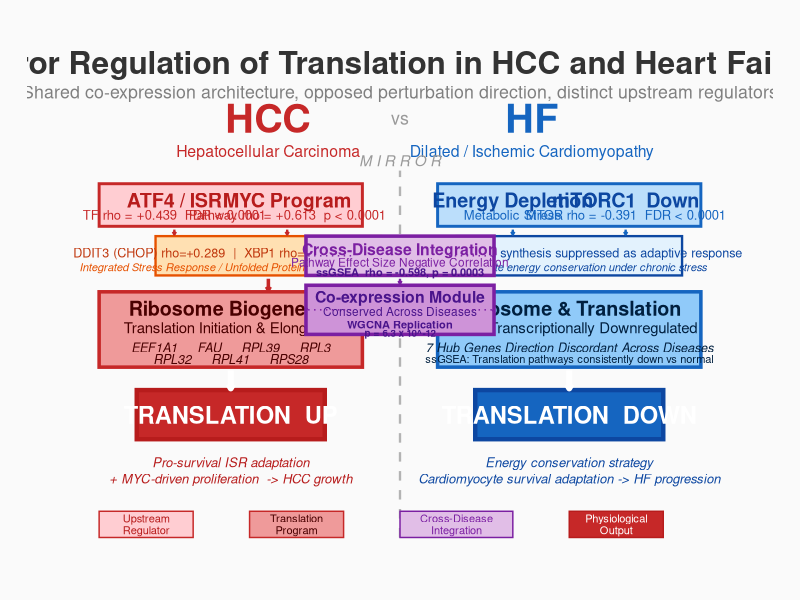

Generate this figure with R:
library(ggplot2)

PROJ_DIR <- "D:/R_projects/revision_analysis"

# Colors
h_red   <- "#C62828"
h_light <- "#FFCDD2"
h_mid   <- "#EF9A9A"
h_dark  <- "#B71C1C"
b_blue  <- "#1565C0"
b_light <- "#BBDEFB"
b_mid   <- "#90CAF9"
b_dark  <- "#0D47A1"
m_purp  <- "#7B1FA2"
m_light <- "#E1BEE7"

p <- ggplot()

# Title
p <- p + annotate("text", x=0, y=16.5, label="Mirror Regulation of Translation in HCC and Heart Failure", fontface="bold", size=8, color="grey20")
p <- p + annotate("text", x=0, y=15.6, label="Shared co-expression architecture, opposed perturbation direction, distinct upstream regulators", size=4.5, color="grey50")

# Disease headers
p <- p + annotate("text", x=-3.5, y=14.8, label="HCC", fontface="bold", size=10, color=h_red)
p <- p + annotate("text", x=3.5, y=14.8, label="HF", fontface="bold", size=10, color=b_blue)
p <- p + annotate("text", x=0, y=14.8, label="vs", size=4.5, color="grey60")
p <- p + annotate("text", x=-3.5, y=13.8, label="Hepatocellular Carcinoma", size=4, color=h_red)
p <- p + annotate("text", x=3.5, y=13.8, label="Dilated / Ischemic Cardiomyopathy", size=4, color=b_blue)

# Divider
p <- p + annotate("segment", x=0, xend=0, y=2, yend=13.2, linetype="dashed", color="grey70", linewidth=0.8)
p <- p + annotate("text", x=0, y=13.5, label="M I R R O R", size=3.8, color="grey60", fontface="italic")

# =============== LEFT: HCC ===============

# Upstream TFs
p <- p + annotate("rect", xmin=-8, xmax=-1, ymin=11.5, ymax=12.8, fill=h_light, color=h_red, linewidth=1)
p <- p + annotate("text", x=-6, y=12.3, label="ATF4 / ISR", fontface="bold", size=5, color=h_dark)
p <- p + annotate("text", x=-6, y=11.85, label="TF rho = +0.439  FDR < 0.0001", size=3.3, color=h_red)
p <- p + annotate("text", x=-3, y=12.3, label="MYC Program", fontface="bold", size=5, color=h_dark)
p <- p + annotate("text", x=-3, y=11.85, label="Pathway rho = +0.613  p < 0.0001", size=3.3, color=h_red)

# Stress mediators
p <- p + annotate("rect", xmin=-6.5, xmax=-0.5, ymin=10.0, ymax=11.2, fill="#FFE0B2", color="#E65100", linewidth=0.8)
p <- p + annotate("text", x=-3.5, y=10.7, label="DDIT3 (CHOP) rho=+0.289  |  XBP1 rho=+0.162  |  HIF1A rho=-0.417", size=3.2, color="#BF360C")
p <- p + annotate("text", x=-3.5, y=10.25, label="Integrated Stress Response / Unfolded Protein Response / Hypoxia Feedback", size=2.8, color="#E65100", fontface="italic")

# Translation
p <- p + annotate("rect", xmin=-8, xmax=-1, ymin=7.2, ymax=9.5, fill=h_mid, color=h_red, linewidth=1.2)
p <- p + annotate("text", x=-4.5, y=9.0, label="Ribosome Biogenesis", fontface="bold", size=5, color="#4A0000")
p <- p + annotate("text", x=-4.5, y=8.4, label="Translation Initiation & Elongation", size=3.8, color="#4A0000")
p <- p + annotate("text", x=-4.5, y=7.8, label="EEF1A1     FAU     RPL39     RPL3", size=3.2, color="#4A0000", fontface="italic")
p <- p + annotate("text", x=-4.5, y=7.45, label="RPL32     RPL41     RPS28", size=3.2, color="#4A0000", fontface="italic")

# Output
p <- p + annotate("rect", xmin=-7, xmax=-2, ymin=5.0, ymax=6.5, fill=h_red, color=h_dark, linewidth=1.5)
p <- p + annotate("text", x=-4.5, y=5.75, label="TRANSLATION  UP", fontface="bold", size=6, color="white")

p <- p + annotate("text", x=-4.5, y=4.3, label="Pro-survival ISR adaptation", size=3.3, color=h_dark, fontface="italic")
p <- p + annotate("text", x=-4.5, y=3.8, label="+ MYC-driven proliferation  -> HCC growth", size=3.3, color=h_dark, fontface="italic")

# =============== RIGHT: HF ===============

# Upstream stress
p <- p + annotate("rect", xmin=1, xmax=8, ymin=11.5, ymax=12.8, fill=b_light, color=b_blue, linewidth=1)
p <- p + annotate("text", x=3, y=12.3, label="Energy Depletion", fontface="bold", size=5, color=b_dark)
p <- p + annotate("text", x=3, y=11.85, label="Metabolic Stress", size=3.3, color=b_blue)
p <- p + annotate("text", x=6, y=12.3, label="mTORC1  Down", fontface="bold", size=5, color=b_dark)
p <- p + annotate("text", x=6, y=11.85, label="MTOR rho = -0.391  FDR < 0.0001", size=3.3, color=b_blue)

# Adaptation
p <- p + annotate("rect", xmin=1.5, xmax=7.5, ymin=10.0, ymax=11.2, fill="#E3F2FD", color=b_dark, linewidth=0.8)
p <- p + annotate("text", x=4.5, y=10.7, label="ATP-costly protein synthesis suppressed as adaptive response", size=3.2, color=b_dark)
p <- p + annotate("text", x=4.5, y=10.25, label="Cardiomyocyte energy conservation under chronic stress", size=2.8, color=b_dark, fontface="italic")

# Translation
p <- p + annotate("rect", xmin=1, xmax=8, ymin=7.2, ymax=9.5, fill=b_mid, color=b_blue, linewidth=1.2)
p <- p + annotate("text", x=4.5, y=9.0, label="Ribosome & Translation", fontface="bold", size=5, color="#002040")
p <- p + annotate("text", x=4.5, y=8.4, label="Genes Transcriptionally Downregulated", size=3.8, color="#002040")
p <- p + annotate("text", x=4.5, y=7.8, label="7 Hub Genes Direction Discordant Across Diseases", size=3.2, color="#002040", fontface="italic")
p <- p + annotate("text", x=4.5, y=7.45, label="ssGSEA: Translation pathways consistently down vs normal", size=2.8, color="#002040")

# Output
p <- p + annotate("rect", xmin=2, xmax=7, ymin=5.0, ymax=6.5, fill=b_blue, color=b_dark, linewidth=1.5)
p <- p + annotate("text", x=4.5, y=5.75, label="TRANSLATION  DOWN", fontface="bold", size=6, color="white")

p <- p + annotate("text", x=4.5, y=4.3, label="Energy conservation strategy", size=3.3, color=b_dark, fontface="italic")
p <- p + annotate("text", x=4.5, y=3.8, label="Cardiomyocyte survival adaptation -> HF progression", size=3.3, color=b_dark, fontface="italic")

# =============== MIDDLE INTEGRATION ===============

p <- p + annotate("rect", xmin=-2.5, xmax=2.5, ymin=10.0, ymax=11.2, fill=m_light, color=m_purp, linewidth=1.2)
p <- p + annotate("text", x=0, y=10.8, label="Cross-Disease Integration", fontface="bold", size=4, color=m_purp)
p <- p + annotate("text", x=0, y=10.4, label="Pathway Effect Size Negative Correlation", size=3, color=m_purp)
p <- p + annotate("text", x=0, y=10.1, label="ssGSEA  rho = -0.598, p = 0.0003", fontface="bold", size=2.8, color="#4A148C")

p <- p + annotate("rect", xmin=-2.5, xmax=2.5, ymin=8.2, ymax=9.7, fill="#CE93D8", color=m_purp, linewidth=1.2)
p <- p + annotate("text", x=0, y=9.35, label="Co-expression Module", fontface="bold", size=4, color="#4A148C")
p <- p + annotate("text", x=0, y=8.9, label="Conserved Across Diseases", size=3, color="#4A148C")
p <- p + annotate("text", x=0, y=8.5, label="WGCNA Replication", fontface="bold", size=2.8, color="#4A148C")
p <- p + annotate("text", x=0, y=8.25, label="p = 6.3 x 10^-12", fontface="bold", size=2.5, color="#4A148C")

# =============== ARROWS ===============

# HCC: upstream -> stress -> translation -> output
p <- p + annotate("segment", x=-6, xend=-6, y=11.4, yend=11.25, arrow=arrow(length=unit(0.08,"cm")), color=h_red, linewidth=0.8)
p <- p + annotate("segment", x=-3, xend=-3, y=11.4, yend=11.25, arrow=arrow(length=unit(0.08,"cm")), color=h_red, linewidth=0.8)
p <- p + annotate("segment", x=-3.5, xend=-3.5, y=9.9, yend=9.55, arrow=arrow(length=unit(0.1,"cm")), color=h_red, linewidth=1.2)
p <- p + annotate("segment", x=-4.5, xend=-4.5, y=7.1, yend=6.55, arrow=arrow(length=unit(0.12,"cm")), color="white", linewidth=2)

# HF: upstream -> adaptation -> translation -> output
p <- p + annotate("segment", x=3, xend=3, y=11.4, yend=11.25, arrow=arrow(length=unit(0.08,"cm")), color=b_blue, linewidth=0.8)
p <- p + annotate("segment", x=6, xend=6, y=11.4, yend=11.25, arrow=arrow(length=unit(0.08,"cm")), color=b_blue, linewidth=0.8)
p <- p + annotate("segment", x=4.5, xend=4.5, y=7.1, yend=6.55, arrow=arrow(length=unit(0.12,"cm")), color="white", linewidth=2)

# Side connections to middle
p <- p + annotate("segment", x=-1.3, xend=-2.5, y=10.6, yend=10.6, arrow=arrow(length=unit(0.06,"cm")), color=m_purp, linewidth=0.5, linetype="dotted")
p <- p + annotate("segment", x=1.3, xend=2.5, y=10.6, yend=10.6, arrow=arrow(length=unit(0.06,"cm")), color=m_purp, linewidth=0.5, linetype="dotted")
p <- p + annotate("segment", x=-1.3, xend=-2.5, y=8.95, yend=8.95, arrow=arrow(length=unit(0.06,"cm")), color=m_purp, linewidth=0.5, linetype="dotted")
p <- p + annotate("segment", x=1.3, xend=2.5, y=8.95, yend=8.95, arrow=arrow(length=unit(0.06,"cm")), color=m_purp, linewidth=0.5, linetype="dotted")

# Middle cascade: cross-disease -> module
p <- p + annotate("segment", x=0, xend=0, y=9.9, yend=9.75, arrow=arrow(length=unit(0.08,"cm")), color=m_purp, linewidth=0.8)

# =============== LEGEND ===============

p <- p + annotate("rect", xmin=-8, xmax=-5.5, ymin=2.0, ymax=2.8, fill=h_light, color=h_red, linewidth=0.5)
p <- p + annotate("text", x=-6.75, y=2.4, label="Upstream\nRegulator", size=2.8, lineheight=0.9, color=h_dark)

p <- p + annotate("rect", xmin=-4, xmax=-1.5, ymin=2.0, ymax=2.8, fill=h_mid, color=h_red, linewidth=0.5)
p <- p + annotate("text", x=-2.75, y=2.4, label="Translation\nProgram", size=2.8, lineheight=0.9, color="#4A0000")

p <- p + annotate("rect", xmin=0, xmax=3, ymin=2.0, ymax=2.8, fill=m_light, color=m_purp, linewidth=0.5)
p <- p + annotate("text", x=1.5, y=2.4, label="Cross-Disease\nIntegration", size=2.8, lineheight=0.9, color=m_purp)

p <- p + annotate("rect", xmin=4.5, xmax=7, ymin=2.0, ymax=2.8, fill=h_red, color=h_dark, linewidth=0.5)
p <- p + annotate("text", x=5.75, y=2.4, label="Physiological\nOutput", size=2.8, lineheight=0.9, color="white")

# =============== LAYOUT ===============
p <- p + coord_cartesian(xlim=c(-9,9), ylim=c(1.5, 17))
p <- p + theme_void()
p <- p + theme(plot.background=element_rect(fill="#FAFAFA", color=NA), plot.margin=margin(15,20,15,20))

ggsave(file.path(PROJ_DIR, "figures", "Figure6_Mechanistic_Model.png"), p, width=22, height=16, dpi=300)
cat("Figure 6 v3 saved\n")
